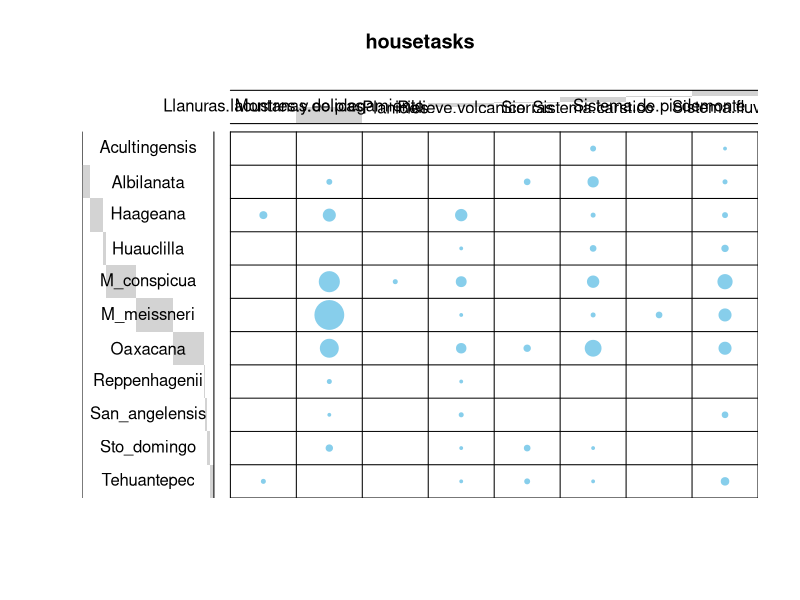
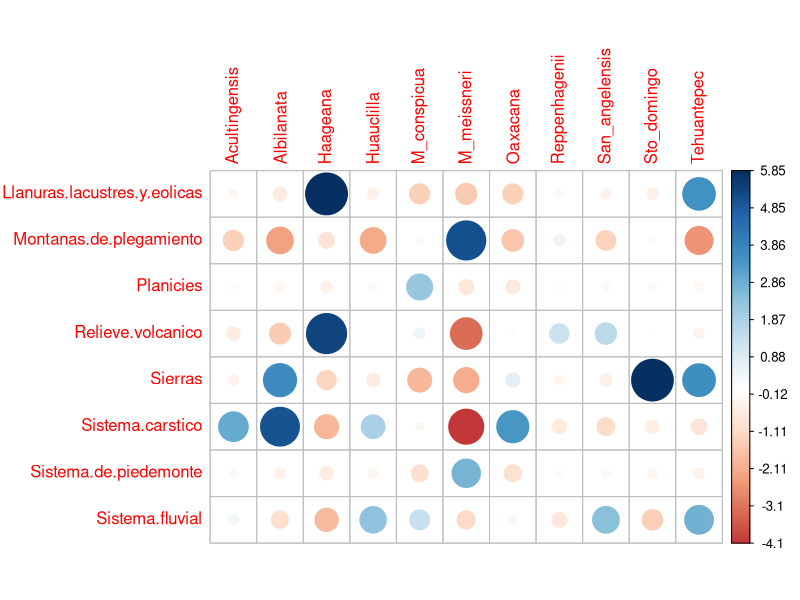
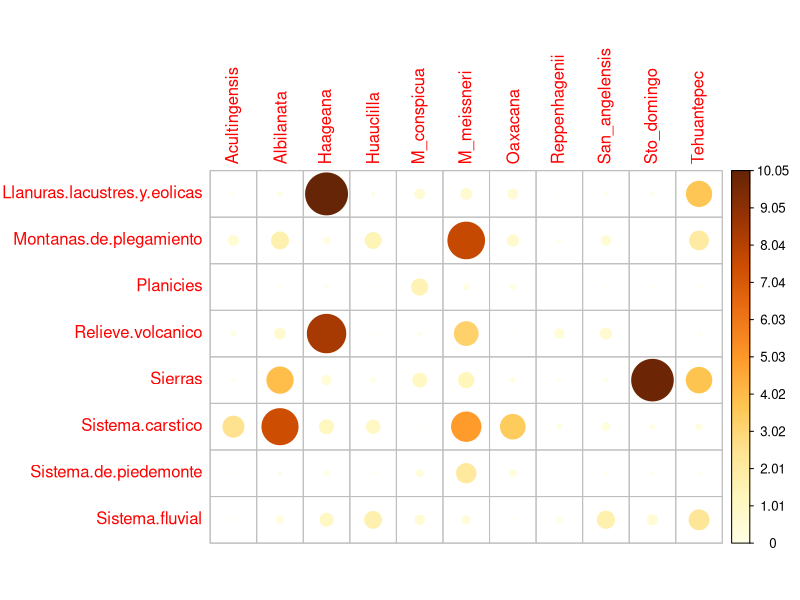

Recreate these plots in R, in order.
library(raster)
library(readr)
library(dplyr)
library(ggplot2)
library(gplots)
library(tidyr)


## Cragar la base de datos de la distribucion de M. haageana y M. albilanata, con grupos geneticos
BD_M_haag_alb <- read_csv("../out/files/BD_haageana_albilanata_geoformas.csv") 

colnames(BD_M_haag_alb)

anch_format <- BD_M_haag_alb %>%
  dplyr::rename(Geoform = "_Geoform MX") %>%
  dplyr::group_by(env_group_3, Geoform) %>%
  count() %>%
  spread(Geoform , n) %>%
  replace_na(list("env_group_3" = 0, "Llanuras lacustres y eolicas" = 0, "Montanas de plegamiento" = 0, "Planicies" = 0,
                  "Relieve volcanico" = 0, "Sierras" = 0, "Sistema carstico" = 0, "Sistema de piedemonte" = 0, "Sistema fluvial" = 0))

anch_format <- data.frame(anch_format)

rownames(anch_format) <- anch_format$env_group_3

anch_format <- anch_format[, -1]

anch_format <- as.table(as.matrix(anch_format))
# 2. Graph
balloonplot(t(anch_format), main ="housetasks", xlab ="", ylab="",
            label = FALSE, show.margins = FALSE)



chisq <- chisq.test(anch_format)
chisq
chisq$observed
round(chisq$expected,2)
round(chisq$residuals, 3)

library(corrplot)
corrplot(t(chisq$residuals), is.cor = FALSE)

contrib <- 100*chisq$residuals^2/chisq$statistic
round(contrib, 3)
# Visualize the contribution
corrplot(t(contrib), is.cor = FALSE)
